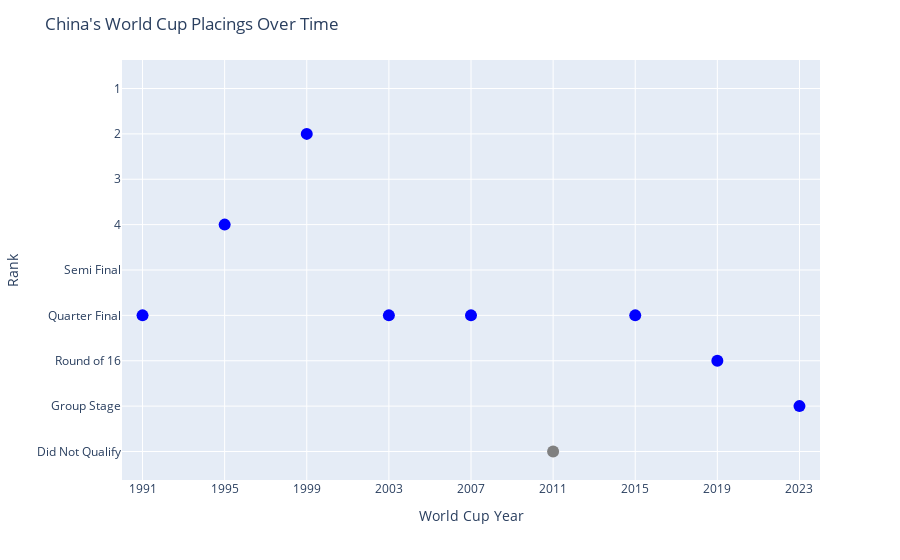

The notebook cell this image was saved under:
### Code cell
rank_order = [
    '1',
    '2',
    '3',
    '4',
    'Semi Final',
    'Quarter Final',
    'Round of 16',
    'Group Stage',
    'Did Not Qualify'   # Add DNQ at the bottom or wherever you prefer
]

world_cup_years = list(range(1991, 2024, 4))

# Filter team and reindex to all years
China = df_rankings[df_rankings["Team"] == "China"]
China = China.set_index('Year').reindex(world_cup_years).reset_index()

# Make Rank categorical with ordering
China['Rank'] = pd.Categorical(China['Rank'], categories=rank_order, ordered=True)

# Fill missing Rank with 'Did Not Qualify'
China['Rank'] = China['Rank'].fillna('Did Not Qualify')

# Add dummy row for each rank (invisible markers, alpha=0)
dummy = pd.DataFrame({
    'Year': [1991]*len(rank_order),
    'Rank': rank_order
})
dummy['dummy'] = True  # Flag to distinguish

# Combine with real data
China['dummy'] = False
plot_df = pd.concat([China, dummy], ignore_index=True)

# Make sure category type is preserved
plot_df['Rank'] = pd.Categorical(plot_df['Rank'], categories=rank_order, ordered=True)

colors = ['grey' if r == 'Did Not Qualify' else 'blue' for r in China['Rank']]

# Plot
fig = px.scatter(
    China,
    x='Year',
    y='Rank',
)
fig.add_trace(
    px.scatter(
        plot_df[plot_df['dummy'] == True],
        x='Year',
        y='Rank',
        opacity=0  # Invisible!
    ).data[0]
)


fig.update_traces(marker=dict(size=12, color=colors), textposition='top center')

fig.update_layout(
    xaxis=dict(
        tickmode='array',
        tickvals=world_cup_years,
        range=[1990, 2024],
        title='World Cup Year'
    ),
    yaxis=dict(
        categoryorder='array',
        categoryarray=rank_order[::-1],  # '1' at top, 'Did Not Qualify' at bottom
        tickmode='array',
        tickvals=rank_order[::-1],
    ),
    title="China's World Cup Placings Over Time",
    showlegend=False
)

fig.show()

### Figure 1 — Plotly figure (JSON) as saved in the notebook; plotly's stock layout.template omitted (floating-point values rounded to 4 significant figures)
{"data": [{"hovertemplate": "Year=%{x}<br>Rank=%{y}<extra></extra>", "legendgroup": "", "marker": {"color": ["blue", "blue", "blue", "blue", "blue", "grey", "blue", "blue", "blue"], "size": 12, "symbol": "circle"}, "mode": "markers", "name": "", "orientation": "h", "showlegend": false, "textposition": "top center", "type": "scatter", "x": [1991, 1995, 1999, 2003, 2007, 2011, 2015, 2019, 2023], "xaxis": "x", "y": ["Quarter Final", "4", "2", "Quarter Final", "Quarter Final", "Did Not Qualify", "Quarter Final", "Round of 16", "Group Stage"], "yaxis": "y"}, {"hovertemplate": "Year=%{x}<br>Rank=%{y}<extra></extra>", "legendgroup": "", "marker": {"color": ["blue", "blue", "blue", "blue", "blue", "grey", "blue", "blue", "blue"], "opacity": 0, "size": 12, "symbol": "circle"}, "mode": "markers", "name": "", "orientation": "h", "showlegend": false, "textposition": "top center", "type": "scatter", "x": [1991, 1991, 1991, 1991, 1991, 1991, 1991, 1991, 1991], "xaxis": "x", "y": ["1", "2", "3", "4", "Semi Final", "Quarter Final", "Round of 16", "Group Stage", "Did Not Qualify"], "yaxis": "y"}], "layout": {"legend": {"tracegroupgap": 0}, "margin": {"t": 60}, "showlegend": false, "title": {"text": "China's World Cup Placings Over Time"}, "xaxis": {"anchor": "y", "domain": [0, 1], "range": [1990, 2024], "tickmode": "array", "tickvals": [1991, 1995, 1999, 2003, 2007, 2011, 2015, 2019, 2023], "title": {"text": "World Cup Year"}}, "yaxis": {"anchor": "x", "categoryarray": ["Did Not Qualify", "Group Stage", "Round of 16", "Quarter Final", "Semi Final", "4", "3", "2", "1"], "categoryorder": "array", "domain": [0, 1], "tickmode": "array", "tickvals": ["Did Not Qualify", "Group Stage", "Round of 16", "Quarter Final", "Semi Final", "4", "3", "2", "1"], "title": {"text": "Rank"}}}}
